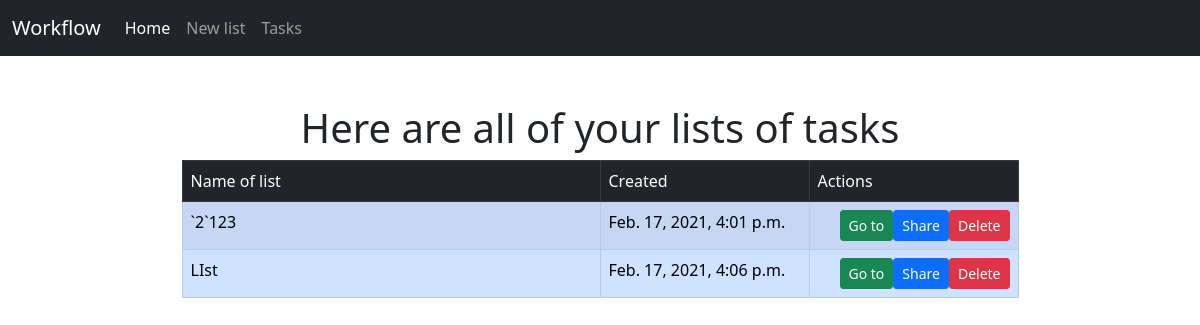
/, run on an earlier commit of the app's database.
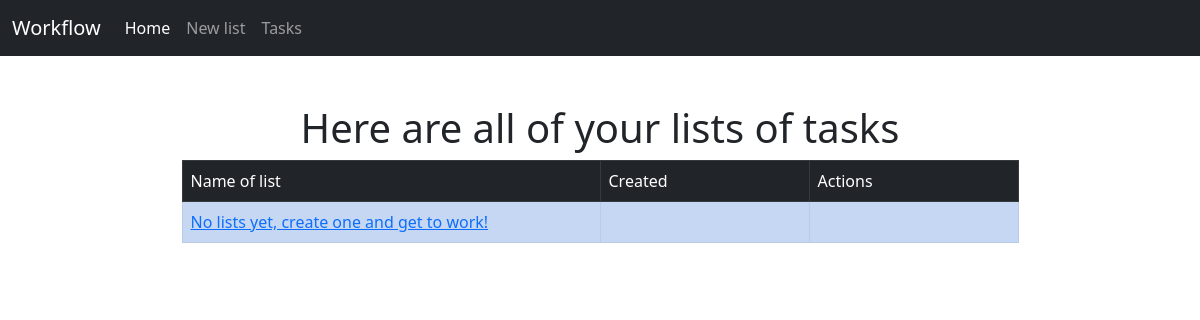
And on a later commit of the database.
### main_page/models.py (models this page shows, shortened)
class Bundle(models.Model):
    name = models.CharField(max_length=256, unique=True)
    created_date = models.DateTimeField('date of creation')

### main_page/views.py (the view)
# urls.py: path('', views.index, name='index'),
def index(request):
    context = {}
    request_data = request.POST
    if request_data.get('bundle_to_delete'):
        delete_bundle_and_tasks(request_data.get('bundle_to_delete'))
    if request_data.get('new_bundle_name'):
        try:
            create_new_bundle_and_tasks(request_data.get('new_bundle_name'), request_data.getlist('list_of_tasks'))
        except IntegrityError:
            context['IntegrityError'] = 'Couldn\'t create bundle. Bundle with that name already exists '
    context['all_bundles_list'] = Bundle.objects.all()
    context['data_json'] = len(Bundle.objects.all())
    return render(request, 'main_page/index.html', context)

### templates/main_page/index.html (shortened to what this page needs)
{% load static %}
<!DOCTYPE html>
<html lang="en">
<head>
    <link href="https://cdn.jsdelivr.net/npm/bootstrap@5.0.0-beta1/dist/css/bootstrap.min.css" rel="stylesheet"
>
    <link href="{% static 'main_page/js/jquery-ui-1.12.1/jquery-ui.min.css' %}" rel="stylesheet">
    <link href="{% static 'main_page/js/jquery-ui-1.12.1/jquery-ui.structure.min.css' %}" rel="stylesheet">
    <link href="{% static 'main_page/js/jquery-ui-1.12.1/jquery-ui.theme.min.css' %}" rel="stylesheet">
    <link href="{% static 'main_page/css/modal_stylesheet.css' %}" rel="stylesheet">
</head>
<body>
<nav class="navbar navbar-expand-lg navbar-dark bg-dark">
    <div class="container-fluid">
        <a class="navbar-brand">Workflow</a>
        <ul class="navbar-nav me-auto">
            <li class="nav-item">
                <a class="nav-link active" aria-current="page" href="/">Home</a>
            </li>
            <li class="nav-item">
                <a class="nav-link" aria-current="page" href="/anothersite">New list</a>
            </li>
            <li class="nav-item">
                <a class="nav-link" aria-current="page" href="/listtasks">Tasks</a>
            </li>
        </ul>
    </div>
</nav>
<div class="container mt-5">
    <h1 class="display-6 text-center">Here are all of your lists of tasks</h1>
    <table class="table table-primary table-striped table-hover w-75 mx-auto table-bordered">
        <thead>
        <tr class="table-dark">
            <td class="table-dark">Name of list</td>
            <td class="table-dark w-25">Created</td>
            <td class="table-dark w-25">Actions</td>
        </tr>
        </thead>
        <tbody>
        {% if all_bundles_list %}
            {% for bundle in all_bundles_list %}
                <tr>
                    <td>{{ bundle.name }}</td>
                    <td>{{ bundle.created_date }}</td>
                    <td>
                        <button value="{{ bundle.name }}" class="btn btn-sm btn-danger float-end delete_button"
                                type="button" data-bs-toggle="modal" data-bs-target="#staticBackdrop">Delete
                        </button>
                        <button class="btn btn-sm btn-primary float-end" type="button">Share</button>
                        <form action="{% url 'main_page:show_tasks' %}" method="post">
                            <button name="bundle_choice" value="{{ bundle.name }}"
                                    class="btn btn-sm btn-success float-end" type="submit">Go to
                            </button>
                        </form>
                    </td>
                </tr>
            {% endfor %}
        {% else %}
            <tr>
                <td><a href="/anothersite">No lists yet, create one and get to work!</a></td>
                <td></td>
                <td></td>
            </tr>
        {% endif %}
        </tbody>
    </table>
</div>
</body>
</html>

What changed in the data, as far as the page shows it:
removed Bundle: name "`2`123", created_date "Feb. 17, 2021, 4:01 p.m."
removed Bundle: name "LIst", created_date "Feb. 17, 2021, 4:06 p.m."
Also different on the page:
text now shown: "No lists yet, create one and get to work!"
